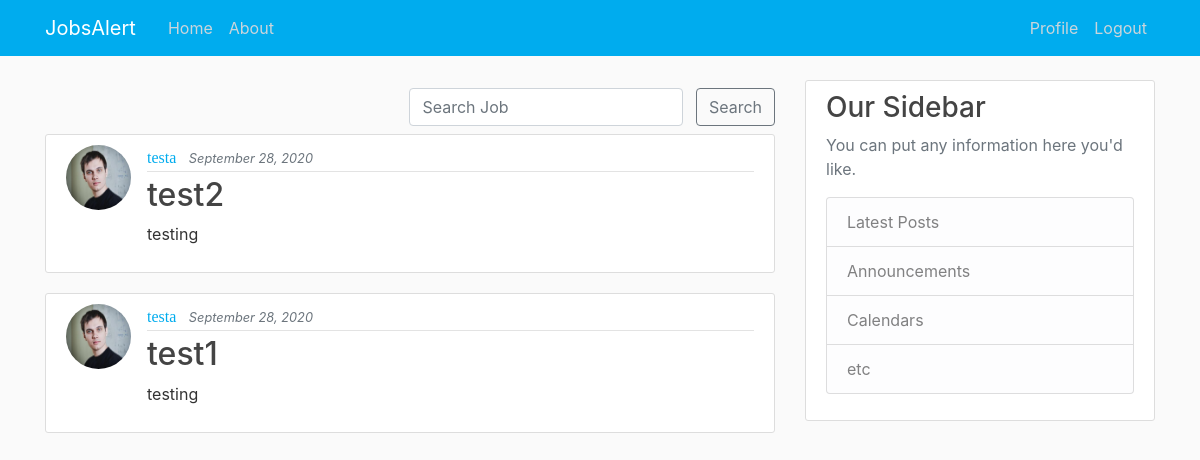
The app's page / (signed in) with its own data.
### blog/models.py (models this page shows, shortened)
class Post(models.Model):
    title = models.CharField(max_length=100)
    content = models.TextField()
    date_posted = models.DateTimeField(default=timezone.now)
    author = models.ForeignKey(User, on_delete=models.CASCADE)
    end_date = models.DateTimeField(null=True)

### users/models.py (models this page shows, shortened)
class Profile(models.Model):
    user = models.OneToOneField(User, on_delete=models.CASCADE)
    image = models.ImageField(default='default.jpg', upload_to='profile_pics')
    account_type = models.CharField(max_length=200, null=True)

### blog/views.py (the view)
# urls.py: path('', PostListView.as_view(), name='blog-home'),
class PostListView(ListView):
    model = Post
    template_name = 'blog/home.html'
    context_object_name = 'posts'
    ordering = ['-date_posted']
    paginate_by = 5

### blog/templates/blog/home.html (shortened to what this page needs)
{% extends "blog/base.html" %}
{% block content %}
<div class="d-flex flex-row-reverse">
  <div class="form-inline my-2">
    <form method="GET" action="{% url 'job-search' %}" class="my-2 my-lg-0 margin-left-5">
      <input class="form-control mr-sm-2" type="search" placeholder="Search Job" aria-label="Search"
        name="query" id="query">
      <button class="btn btn-outline-secondary my-2 my-sm-0" type="submit">Search</button>
    </form>
  </div>
</div>
{% for post in posts %}
<article class="media content-section">
    <img class="rounded-circle article-img" src="{{ post.author.profile.image.url }}">
    <div class="media-body">
        <div class="article-metadata">
            <a class="mr-2 author-title" href="{% url 'user-posts' post.author.username %}">{{ post.author }}</a>
            <small class="text-muted article-date">{{ post.date_posted|date:"F d, Y" }}</small>
        </div>
        <h2><a class="article-title" href="{% url 'post-detail' post.id %}">{{ post.title }}</a></h2>
        <p class="article-content">{{ post.content|safe| truncatechars:500 }}</p>
    </div>
</article>
{% endfor %}
{% endblock content %}

### blog/static/blog/main.css (style rules this page uses)
body { background: #fafafa; color: #333333; margin-top: 5rem; }
h1, h2, h3, h4, h5, h6 { color: #444444; }
.content-section { background: #ffffff; padding: 10px 20px; border: 1px solid #dddddd; border-radius: 3px; margin-bottom: 20px; }
.article-title { color: #444444; }
.author-title { color: #00acee; font-family: cursive; }
.article-date { font-style: italic; }
.article-content { white-space: pre-line; }
.article-img { height: 65px; width: 65px; margin-right: 16px; }
.article-metadata { padding-bottom: 1px; margin-bottom: 4px; border-bottom: 1px solid #e3e3e3 }

### records on screen
Post: author.profile.image (picture), author "testa", date_posted "September 28, 2020", title "test2", content "testing"
Post: author.profile.image (picture), author "testa", date_posted "September 28, 2020", title "test1", content "testing"
